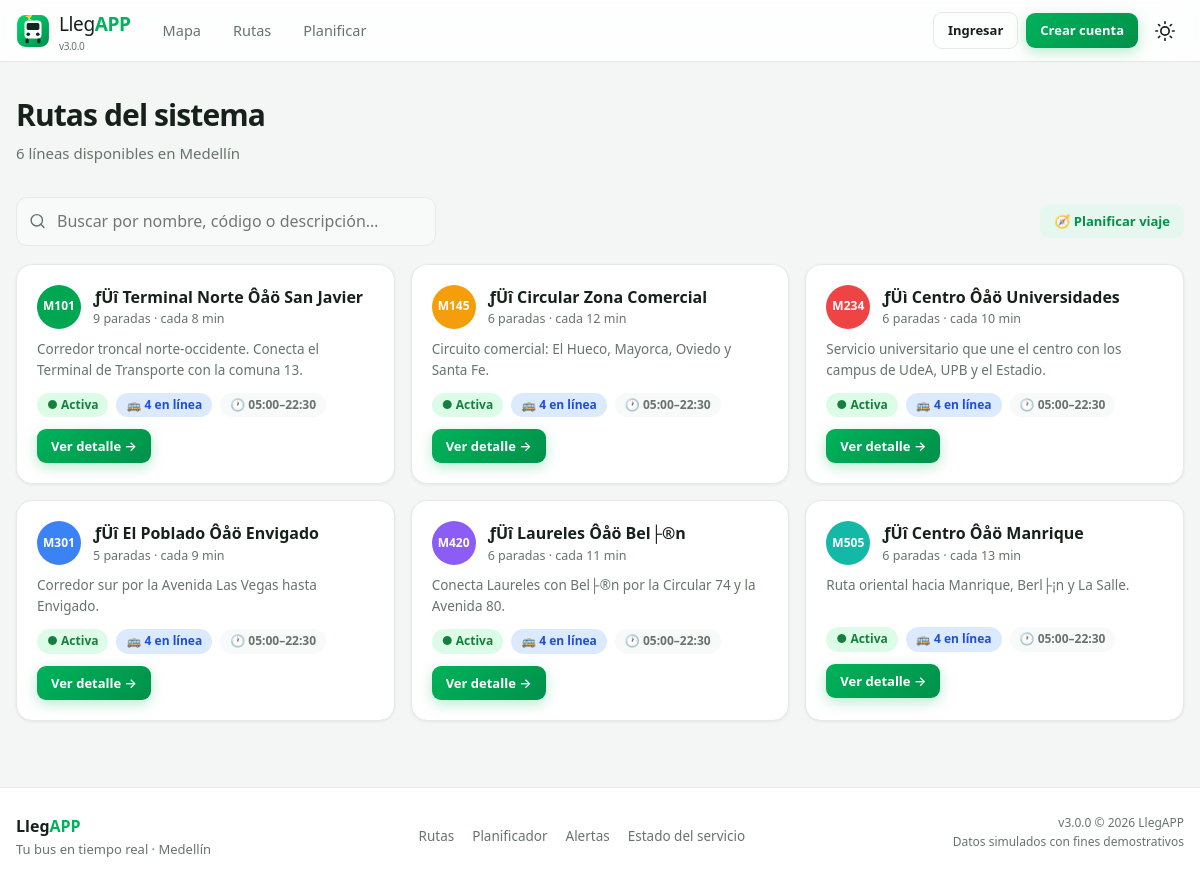
/pages/rutas.php, run on the app's committed database.
### tables this page shows
CREATE TABLE `routes` (
  `route_id` varchar(10) NOT NULL,
  `name` varchar(120) NOT NULL,
  `short_name` varchar(20) DEFAULT NULL,
  `color` varchar(7) NOT NULL DEFAULT '#00A651',
  `emoji` varchar(8) NOT NULL DEFAULT '?',
  `description` varchar(255) DEFAULT NULL,
  `frequency_min` smallint(5) unsigned NOT NULL DEFAULT 10,
  `first_departure` time NOT NULL DEFAULT '05:00:00',
  `last_departure` time NOT NULL DEFAULT '22:30:00',
  `active` tinyint(1) NOT NULL DEFAULT 1,
  `created_at` timestamp NOT NULL DEFAULT current_timestamp(),
  PRIMARY KEY (`route_id`)
);

### includes/rutas.php (called while the page is built, shortened)
<?php
function obtenerRutas(bool $soloActivas = true): array {
    $where = $soloActivas ? 'WHERE r.active = 1' : '';
    return dbAll("
        SELECT r.*,
               (SELECT COUNT(*) FROM stops s WHERE s.route_id = r.route_id) AS total_paradas,
               (SELECT COUNT(*) FROM buses b WHERE b.route_id = r.route_id AND b.status = 'operando') AS total_buses
        FROM routes r $where
        ORDER BY r.route_id
    ");
}

### config/database.php (called while the page is built, shortened)
<?php
function db(): PDO {
    static $pdo = null;
    if ($pdo === null) {
        $dsn = 'mysql:host=' . DB_HOST . ';dbname=' . DB_NAME . ';charset=' . DB_CHARSET;
        try {
            $pdo = new PDO($dsn, DB_USER, DB_PASS, [
                PDO::ATTR_ERRMODE            => PDO::ERRMODE_EXCEPTION,
                PDO::ATTR_DEFAULT_FETCH_MODE => PDO::FETCH_ASSOC,
                PDO::ATTR_EMULATE_PREPARES   => false,
            ]);
        } catch (PDOException $e) {
            error_log('LLEGAPP3 BD: ' . $e->getMessage());
            throw new RuntimeException('No se pudo conectar a la base de datos. Verifica que MySQL esté activo y exista la BD "' . DB_NAME . '".');
        }
    }
    return $pdo;
}
function dbq(string $sql, array $params = []): PDOStatement {
    $stmt = db()->prepare($sql);
    $stmt->execute($params);
    return $stmt;
}
function dbAll(string $sql, array $params = []): array {
    return dbq($sql, $params)->fetchAll();
}

### config/seguridad.php (called while the page is built, shortened)
<?php
function e(?string $value): string {
    return htmlspecialchars((string)$value, ENT_QUOTES | ENT_SUBSTITUTE, 'UTF-8');
}

### pages/rutas.php (the view, shortened to what this page needs)
<?php
require_once dirname(__DIR__) . '/includes/rutas.php';
$busqueda = trim($_GET['q'] ?? '');
$rutas = obtenerRutas(false);
$favoritas = [];
require dirname(__DIR__) . '/includes/header.php';
?>
<div class="page-header container">
    <h1 class="page-title">Rutas del sistema</h1>
    <p class="page-subtitle"><?= count($rutas) ?> líneas disponibles en Medellín</p>
</div>
<section class="section container">
    <div class="flex-between" style="margin-bottom:18px">
        <div class="search-box" style="flex:1;max-width:420px">
            <svg viewBox="0 0 24 24"><circle cx="11" cy="11" r="8"/><path d="M21 21l-4.35-4.35"/></svg>
            <form method="get" action="" style="display:contents">
                <input type="search" class="input" name="q" value="<?= e($busqueda) ?>" placeholder="Buscar por nombre, código o descripción…">
            </form>
        </div>
        <a href="<?= APP_BASE ?>/pages/planificador.php" class="btn btn-secondary btn-sm">🧭 Planificar viaje</a>
    </div>
    <?php if (!$rutas): ?>
        <div class="card list-empty">
            <div class="emoji">🔍</div>
            <strong>Sin resultados</strong>
            <p>No hay rutas que coincidan con "<?= e($busqueda) ?>".</p>
            <a href="<?= APP_BASE ?>/pages/rutas.php" class="btn btn-ghost btn-sm" style="margin-top:14px">Limpiar búsqueda</a>
        </div>
    <?php else: ?>
    <div class="grid grid-2">
        <?php foreach ($rutas as $r): $esFav = in_array($r['route_id'], $favoritas); ?>
        <article class="card card-hover" style="--route-color:<?= e($r['color']) ?>">
            <div class="flex-between" style="align-items:flex-start">
                <div style="display:flex;gap:12px;align-items:center">
                    <span class="route-dot" style="--route-color:<?= e($r['color']) ?>;width:44px;height:44px;font-size:12px"><?= e($r['short_name'] ?: $r['route_id']) ?></span>
                    <div>
                        <strong><?= e($r['emoji']) ?> <?= e($r['name']) ?></strong>
                        <p style="font-size:12.5px;color:var(--text-muted)"><?= (int)$r['total_paradas'] ?> paradas · cada <?= (int)$r['frequency_min'] ?> min</p>
                    </div>
                </div>
            </div>
            <p style="font-size:13.5px;color:var(--text-muted);margin-top:10px;min-height:40px"><?= e($r['description']) ?></p>
            <div class="flex-between" style="margin-top:12px">
                <div style="display:flex;gap:8px;flex-wrap:wrap">
                    <span class="badge <?= (int)$r['active'] ? 'badge-success' : 'badge-neutral' ?>"><?= (int)$r['active'] ? '● Activa' : 'Inactiva' ?></span>
                    <span class="badge badge-info">🚌 <?= (int)$r['total_buses'] ?> en línea</span>
                    <span class="badge badge-neutral">🕐 <?= date('H:i', strtotime($r['first_departure'])) ?>–<?= date('H:i', strtotime($r['last_departure'])) ?></span>
                </div>
                <a href="<?= APP_BASE ?>/pages/detalle_ruta.php?ruta=<?= urlencode($r['route_id']) ?>" class="btn btn-primary btn-sm">Ver detalle →</a>
            </div>
        </article>
        <?php endforeach; ?>
    </div>
    <?php endif; ?>
</section>
<?php require dirname(__DIR__) . '/includes/footer.php'; ?>

### assets/css/styles.css (style rules this page uses)
:root { --primary: #00b25a; --primary-dark: #00914a; --primary-light: #e6f7ef; --accent: #0ea5e9; --danger: #ef4444; --warning: #f59e0b; --info: #3b82f6; --purple: #8b5cf6; --bg: #f4f6f5; --surface: #ffffff; --surface-2: #f8faf9; --border: #e5eae7; --text: #17211b; --text-muted: #66746c; --radius-sm: 8px; --radius-md: 12px; --radius-lg: 16px; --radius-xl: 22px; --shadow-sm: 0 1px 3px rgba(15, 25, 20, .07); --shadow-md: 0 4px 14px rgba(15, 25, 20, .08); --shadow-lg: 0 12px 34px rgba(15, 25, 20, .13); --topbar-h: 62px; --bottomnav-h: 62px; --container: 1240px; --font: 'Segoe UI', system-ui, -apple-system, 'Helvetica Neue', sans-serif; }
*, *::before, *::after { box-sizing: border-box; }
* { margin: 0; }
html { scroll-behavior: smooth; }
body { font-family: var(--font); background: var(--bg); color: var(--text); line-height: 1.55; min-height: 100vh; padding-top: var(--topbar-h); }
img, svg { display: block; max-width: 100%; }
a { color: inherit; text-decoration: none; }
input, select, textarea { font: inherit; color: inherit; }
.container { width: min(var(--container), 100% - 32px); margin-inline: auto; }
.brand-logo svg { width: 100%; height: 100%; }
.page-header { padding: 30px 0 6px; }
.page-title { font-size: clamp(22px, 3vw, 30px); font-weight: 800; letter-spacing: -.03em; }
.page-subtitle { color: var(--text-muted); font-size: 15px; margin-top: 3px; }
.section { padding: 26px 0; }
.grid { display: grid; gap: 16px; }
.grid-2 { grid-template-columns: repeat(auto-fill, minmax(min(340px, 100%), 1fr)); }
.flex-between { display: flex; justify-content: space-between; align-items: center; gap: 12px; flex-wrap: wrap; }
.card { background: var(--surface); border: 1px solid var(--border); border-radius: var(--radius-lg); padding: 20px; box-shadow: var(--shadow-sm); }
.card-hover { transition: transform .18s ease, box-shadow .18s ease; }
.btn { display: inline-flex; align-items: center; justify-content: center; gap: 8px; padding: 11px 22px; border-radius: 11px; font-weight: 600; font-size: 14.5px; white-space: nowrap; transition: all .16s ease; user-select: none; }
.btn-primary { background: linear-gradient(135deg, var(--primary), var(--primary-dark)); color: #fff; box-shadow: 0 4px 14px rgba(0,178,90,.28); }
.btn-secondary { background: var(--primary-light); color: var(--primary-dark); }
.btn-sm { padding: 7px 14px; font-size: 13px; border-radius: 9px; }
.input, .select, .textarea { width: 100%; padding: 11px 14px; background: var(--surface-2); color: var(--text); border: 1.5px solid var(--border); border-radius: 11px; outline: none; transition: border-color .15s, box-shadow .15s; }
.search-box { position: relative; }
.search-box .input { padding-left: 40px; }
.search-box svg { position: absolute; left: 13px; top: 50%; transform: translateY(-50%); width: 17px; height: 17px; fill: none; stroke: var(--text-muted); stroke-width: 2; stroke-linecap: round; }
.badge { display: inline-flex; align-items: center; gap: 5px; padding: 3px 10px; border-radius: 99px; font-size: 12px; font-weight: 700; }
.badge-success { background: #dcfce7; color: #15803d; }
.badge-info { background: #dbeafe; color: #1d4ed8; }
.badge-neutral { background: var(--surface-2); color: var(--text-muted); }
.route-dot { width: 22px; height: 22px; border-radius: 50%; background: var(--route-color); color: #fff; display: grid; place-items: center; font-size: 10.5px; font-weight: 800; }

### data on the page
routes: short_name "M101", emoji "­ƒÜî", name "Terminal Norte Ôåö San Javier", total_paradas "9", frequency_min "8", description "Corredor troncal norte-occidente. Conecta el Terminal de Transporte con la comuna 13.", active "● Activa", total_buses "4", first_departure "05:00", last_departure "22:30"
routes: short_name "M145", emoji "­ƒÜî", name "Circular Zona Comercial", total_paradas "6", frequency_min "12", description "Circuito comercial: El Hueco, Mayorca, Oviedo y Santa Fe.", active "● Activa", total_buses "4", first_departure "05:00", last_departure "22:30"
routes: short_name "M234", emoji "­ƒÜì", name "Centro Ôåö Universidades", total_paradas "6", frequency_min "10", description "Servicio universitario que une el centro con los campus de UdeA, UPB y el Estadio.", active "● Activa", total_buses "4", first_departure "05:00", last_departure "22:30"
routes: short_name "M301", emoji "­ƒÜî", name "El Poblado Ôåö Envigado", total_paradas "5", frequency_min "9", description "Corredor sur por la Avenida Las Vegas hasta Envigado.", active "● Activa", total_buses "4", first_departure "05:00", last_departure "22:30"
routes: short_name "M420", emoji "­ƒÜî", name "Laureles Ôåö Bel├®n", total_paradas "6", frequency_min "11", description "Conecta Laureles con Bel├®n por la Circular 74 y la Avenida 80.", active "● Activa", total_buses "4", first_departure "05:00", last_departure "22:30"
routes: short_name "M505", emoji "­ƒÜî", name "Centro Ôåö Manrique", total_paradas "6", frequency_min "13", description "Ruta oriental hacia Manrique, Berl├¡n y La Salle.", active "● Activa", total_buses "4", first_departure "05:00", last_departure "22:30"

### other printed values
APP_VERSION "3.0.0"
$item['label'] "Mapa"
$item['label'] "Rutas"
$item['label'] "Planificar"
count($rutas) "6"
